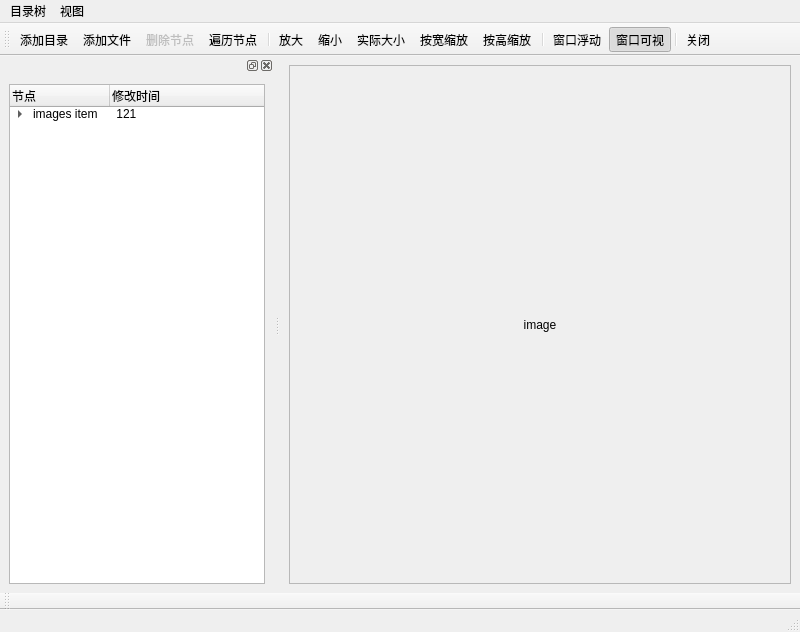
<?xml version="1.0" encoding="UTF-8"?>
<ui version="4.0">
 <class>MainWindow</class>
 <widget class="QMainWindow" name="MainWindow">
  <property name="geometry">
   <rect>
    <x>0</x>
    <y>0</y>
    <width>800</width>
    <height>632</height>
   </rect>
  </property>
  <property name="windowTitle">
   <string>MainWindow</string>
  </property>
  <property name="toolButtonStyle">
   <enum>Qt::ToolButtonStyle::ToolButtonTextUnderIcon</enum>
  </property>
  <widget class="QWidget" name="centralwidget">
   <layout class="QGridLayout" name="gridLayout">
    <item row="0" column="0">
     <widget class="QScrollArea" name="scrollArea">
      <property name="styleSheet">
       <string notr="true">border-color: rgb(67, 255, 34);</string>
      </property>
      <property name="widgetResizable">
       <bool>true</bool>
      </property>
      <widget class="QWidget" name="scrollAreaWidgetContents">
       <property name="geometry">
        <rect>
         <x>0</x>
         <y>0</y>
         <width>522</width>
         <height>510</height>
        </rect>
       </property>
       <layout class="QGridLayout" name="gridLayout_3">
        <item row="0" column="0">
         <widget class="QLabel" name="labelpix">
          <property name="text">
           <string>image</string>
          </property>
          <property name="alignment">
           <set>Qt::AlignmentFlag::AlignCenter</set>
          </property>
         </widget>
        </item>
       </layout>
      </widget>
     </widget>
    </item>
   </layout>
  </widget>
  <widget class="QMenuBar" name="menubar">
   <property name="geometry">
    <rect>
     <x>0</x>
     <y>0</y>
     <width>800</width>
     <height>21</height>
    </rect>
   </property>
   <widget class="QMenu" name="menu">
    <property name="title">
     <string>目录树</string>
    </property>
   </widget>
   <widget class="QMenu" name="menu_2">
    <property name="title">
     <string>视图</string>
    </property>
   </widget>
   <addaction name="menu"/>
   <addaction name="menu_2"/>
  </widget>
  <widget class="QStatusBar" name="statusbar"/>
  <widget class="QToolBar" name="toolBar">
   <property name="windowTitle">
    <string>toolBar</string>
   </property>
   <attribute name="toolBarArea">
    <enum>TopToolBarArea</enum>
   </attribute>
   <attribute name="toolBarBreak">
    <bool>false</bool>
   </attribute>
   <addaction name="actaddFolder"/>
   <addaction name="actaddfile"/>
   <addaction name="actdelfile"/>
   <addaction name="actshowall"/>
   <addaction name="separator"/>
   <addaction name="actZoomIn"/>
   <addaction name="actzoomOut"/>
   <addaction name="actzoomrealsize"/>
   <addaction name="actzoombyw"/>
   <addaction name="actzoombyh"/>
   <addaction name="separator"/>
   <addaction name="actflow"/>
   <addaction name="actshow"/>
   <addaction name="separator"/>
   <addaction name="actclose"/>
  </widget>
  <widget class="QDockWidget" name="dockWidget">
   <attribute name="dockWidgetArea">
    <number>1</number>
   </attribute>
   <widget class="QWidget" name="dockWidgetContents">
    <layout class="QGridLayout" name="gridLayout_2">
     <item row="0" column="0">
      <widget class="QTreeWidget" name="treeWidget">
       <column>
        <property name="text">
         <string>节点</string>
        </property>
       </column>
       <column>
        <property name="text">
         <string>修改时间</string>
        </property>
       </column>
       <item>
        <property name="text">
         <string>images item</string>
        </property>
        <property name="text">
         <string> 121</string>
        </property>
        <item>
         <property name="text">
          <string/>
         </property>
         <property name="text">
          <string/>
         </property>
        </item>
       </item>
      </widget>
     </item>
    </layout>
   </widget>
  </widget>
  <widget class="QToolBar" name="toolBar_statue">
   <property name="windowTitle">
    <string>toolBar_2</string>
   </property>
   <attribute name="toolBarArea">
    <enum>BottomToolBarArea</enum>
   </attribute>
   <attribute name="toolBarBreak">
    <bool>false</bool>
   </attribute>
  </widget>
  <action name="actaddFolder">
   <property name="icon">
    <iconset theme="QIcon::ThemeIcon::FolderNew"/>
   </property>
   <property name="text">
    <string>添加目录</string>
   </property>
   <property name="toolTip">
    <string>添加目录</string>
   </property>
   <property name="shortcut">
    <string>Ctrl+F</string>
   </property>
   <property name="menuRole">
    <enum>QAction::MenuRole::NoRole</enum>
   </property>
  </action>
  <action name="actaddfile">
   <property name="icon">
    <iconset theme="QIcon::ThemeIcon::DocumentNew"/>
   </property>
   <property name="text">
    <string>添加文件</string>
   </property>
   <property name="toolTip">
    <string>添加文件</string>
   </property>
   <property name="shortcut">
    <string>Ctrl+N</string>
   </property>
   <property name="menuRole">
    <enum>QAction::MenuRole::NoRole</enum>
   </property>
  </action>
  <action name="actdelfile">
   <property name="enabled">
    <bool>false</bool>
   </property>
   <property name="icon">
    <iconset theme="QIcon::ThemeIcon::ApplicationExit"/>
   </property>
   <property name="text">
    <string>删除节点</string>
   </property>
   <property name="toolTip">
    <string>删除节点</string>
   </property>
   <property name="shortcut">
    <string>Ctrl+D</string>
   </property>
   <property name="menuRole">
    <enum>QAction::MenuRole::NoRole</enum>
   </property>
  </action>
  <action name="actshowall">
   <property name="icon">
    <iconset theme="QIcon::ThemeIcon::DocumentProperties"/>
   </property>
   <property name="text">
    <string>遍历节点</string>
   </property>
   <property name="menuRole">
    <enum>QAction::MenuRole::NoRole</enum>
   </property>
  </action>
  <action name="actZoomIn">
   <property name="icon">
    <iconset theme="QIcon::ThemeIcon::ZoomIn"/>
   </property>
   <property name="text">
    <string>放大</string>
   </property>
   <property name="toolTip">
    <string>放大</string>
   </property>
   <property name="menuRole">
    <enum>QAction::MenuRole::NoRole</enum>
   </property>
  </action>
  <action name="actzoomOut">
   <property name="icon">
    <iconset theme="QIcon::ThemeIcon::ZoomOut"/>
   </property>
   <property name="text">
    <string>缩小</string>
   </property>
   <property name="toolTip">
    <string>缩小</string>
   </property>
   <property name="menuRole">
    <enum>QAction::MenuRole::NoRole</enum>
   </property>
  </action>
  <action name="actzoomrealsize">
   <property name="icon">
    <iconset theme="QIcon::ThemeIcon::SystemReboot"/>
   </property>
   <property name="text">
    <string>实际大小</string>
   </property>
   <property name="toolTip">
    <string>实际大小</string>
   </property>
   <property name="menuRole">
    <enum>QAction::MenuRole::NoRole</enum>
   </property>
  </action>
  <action name="actclose">
   <property name="icon">
    <iconset theme="QIcon::ThemeIcon::WindowClose"/>
   </property>
   <property name="text">
    <string>关闭</string>
   </property>
   <property name="toolTip">
    <string>关闭</string>
   </property>
   <property name="menuRole">
    <enum>QAction::MenuRole::NoRole</enum>
   </property>
  </action>
  <action name="actzoombyw">
   <property name="icon">
    <iconset theme="QIcon::ThemeIcon::MediaEject"/>
   </property>
   <property name="text">
    <string>按宽缩放</string>
   </property>
   <property name="toolTip">
    <string>按宽缩放</string>
   </property>
   <property name="menuRole">
    <enum>QAction::MenuRole::NoRole</enum>
   </property>
  </action>
  <action name="actzoombyh">
   <property name="icon">
    <iconset theme="QIcon::ThemeIcon::MediaSkipForward"/>
   </property>
   <property name="text">
    <string>按高缩放</string>
   </property>
   <property name="toolTip">
    <string>按高缩放</string>
   </property>
   <property name="menuRole">
    <enum>QAction::MenuRole::NoRole</enum>
   </property>
  </action>
  <action name="actflow">
   <property name="checkable">
    <bool>true</bool>
   </property>
   <property name="icon">
    <iconset theme="QIcon::ThemeIcon::ZoomFitBest"/>
   </property>
   <property name="text">
    <string>窗口浮动</string>
   </property>
   <property name="toolTip">
    <string>窗口浮动</string>
   </property>
   <property name="menuRole">
    <enum>QAction::MenuRole::NoRole</enum>
   </property>
  </action>
  <action name="actshow">
   <property name="checkable">
    <bool>true</bool>
   </property>
   <property name="checked">
    <bool>true</bool>
   </property>
   <property name="icon">
    <iconset theme="QIcon::ThemeIcon::CameraWeb"/>
   </property>
   <property name="text">
    <string>窗口可视</string>
   </property>
   <property name="toolTip">
    <string>窗口可视</string>
   </property>
   <property name="menuRole">
    <enum>QAction::MenuRole::NoRole</enum>
   </property>
  </action>
 </widget>
 <resources/>
 <connections>
  <connection>
   <sender>actclose</sender>
   <signal>triggered()</signal>
   <receiver>MainWindow</receiver>
   <slot>close()</slot>
   <hints>
    <hint type="sourcelabel">
     <x>-1</x>
     <y>-1</y>
    </hint>
    <hint type="destinationlabel">
     <x>399</x>
     <y>299</y>
    </hint>
   </hints>
  </connection>
 </connections>
</ui>
